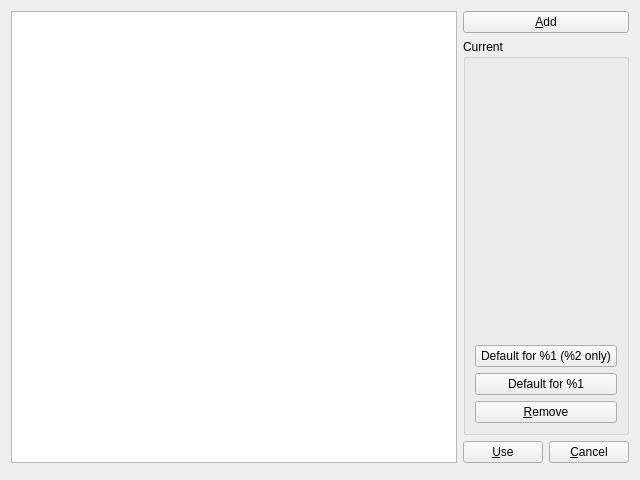
<?xml version="1.0" encoding="UTF-8"?>
<ui version="4.0">
 <class>AccountsWidget</class>
 <widget class="QWidget" name="AccountsWidget">
  <property name="geometry">
   <rect>
    <x>0</x>
    <y>0</y>
    <width>640</width>
    <height>480</height>
   </rect>
  </property>
  <property name="windowTitle">
   <string>Accounts</string>
  </property>
  <layout class="QGridLayout" name="gridLayout">
   <item row="0" column="0">
    <widget class="QTreeView" name="view"/>
   </item>
   <item row="0" column="1">
    <layout class="QVBoxLayout" name="verticalLayout_2">
     <item>
      <widget class="QPushButton" name="addBtn">
       <property name="text">
        <string>&amp;Add</string>
       </property>
      </widget>
     </item>
     <item>
      <widget class="QGroupBox" name="groupBox">
       <property name="title">
        <string>Current</string>
       </property>
       <layout class="QVBoxLayout" name="verticalLayout">
        <item>
         <widget class="QLabel" name="avatarLbl">
          <property name="text">
           <string/>
          </property>
          <property name="alignment">
           <set>Qt::AlignCenter</set>
          </property>
         </widget>
        </item>
        <item>
         <widget class="QLabel" name="usernameLbl">
          <property name="text">
           <string/>
          </property>
          <property name="alignment">
           <set>Qt::AlignCenter</set>
          </property>
         </widget>
        </item>
        <item>
         <spacer name="verticalSpacer">
          <property name="orientation">
           <enum>Qt::Vertical</enum>
          </property>
          <property name="sizeHint" stdset="0">
           <size>
            <width>20</width>
            <height>226</height>
           </size>
          </property>
         </spacer>
        </item>
        <item>
         <widget class="QPushButton" name="containerDefaultBtn">
          <property name="text">
           <string>Default for %1 (%2 only)</string>
          </property>
          <property name="checkable">
           <bool>true</bool>
          </property>
         </widget>
        </item>
        <item>
         <widget class="QPushButton" name="globalDefaultBtn">
          <property name="text">
           <string>Default for %1</string>
          </property>
          <property name="checkable">
           <bool>true</bool>
          </property>
          <property name="checked">
           <bool>false</bool>
          </property>
         </widget>
        </item>
        <item>
         <widget class="QPushButton" name="removeBtn">
          <property name="text">
           <string>&amp;Remove</string>
          </property>
         </widget>
        </item>
       </layout>
      </widget>
     </item>
     <item>
      <layout class="QHBoxLayout" name="horizontalLayout">
       <item>
        <widget class="QPushButton" name="useBtn">
         <property name="text">
          <string>&amp;Use</string>
         </property>
        </widget>
       </item>
       <item>
        <widget class="QPushButton" name="cancelBtn">
         <property name="text">
          <string>&amp;Cancel</string>
         </property>
        </widget>
       </item>
      </layout>
     </item>
    </layout>
   </item>
   <item row="1" column="0" colspan="2">
    <widget class="ProgressWidget" name="progressWidget" native="true"/>
   </item>
  </layout>
 </widget>
 <customwidgets>
  <customwidget>
   <class>ProgressWidget</class>
   <extends>QWidget</extends>
   <header>widgets/ProgressWidget.h</header>
   <container>1</container>
  </customwidget>
 </customwidgets>
 <resources/>
 <connections/>
</ui>
